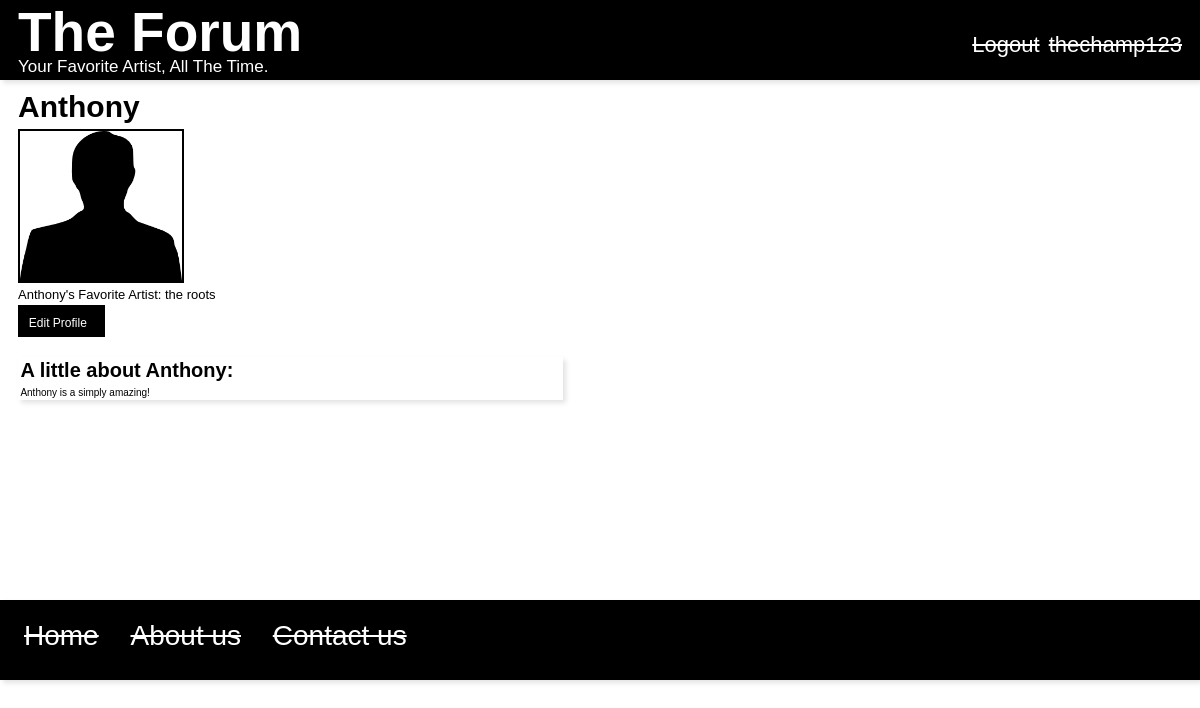
The app's page /moblie_app/views/profile.php (signed in) with its own data.
### tables this page shows
CREATE TABLE `userInfo` (
  `userID` int(100) NOT NULL AUTO_INCREMENT,
  `firstName` varchar(12) NOT NULL,
  `userName` varchar(50) NOT NULL,
  `userEmail` varchar(50) DEFAULT NULL,
  `userPass` varchar(50) NOT NULL,
  `favArtist` varchar(20) NOT NULL,
  `userBio` varchar(200) NOT NULL,
  PRIMARY KEY (`userID`)
);

### moblie_app/ForumModel.php (called while the page is built, shortened)
<?php
class ForumModel{
	private $db;
	public function __construct($dsn, $user, $pass){
		$this->db = mysql_connect("127.0.0.1", "root", "root");
	}
	public function obtainProfileInfo($session){
		$sql = "SELECT * FROM userInfo WHERE userName = '$session'";
		$dataQuery = mysql_query($sql, $this->db);
		$info = mysql_fetch_assoc($dataQuery);
		return $info;
	}
}
?>

### moblie_app/views/profile.php (the view, shortened to what this page needs)
<?php
	require_once("../ForumModel.php");
	$test = new ForumModel(MY_DSN, MY_USER, MY_PASS);
	$iew = $test->obtainProfileInfo($_SESSION['username']);
?>
<!DOCTYPE html>
	<html lang="en">
		<head>
			<link rel="stylesheet" href="../css/main.css">
			<link rel="stylesheet" href="../css/profile.css">
		</head>
		<body>
<header>
<nav id="home_nav">
	<h1 id="logo"><a href="loginHome.php">The Forum</a></h1>
	<p id="saying">Your Favorite Artist, All The Time.</p>
	<ul id="navItems">
		<li><a href="logout.php">Logout</a></li>
		<li><a href="profile.php"><?php echo($_SESSION['username']);?></a></li>
	</ul>
</nav>
</header>
<section id="userInfo">
<h1 id="name"><?php  echo($iew['firstName']);?></h1>
	<img id="profilePic" src="../placeholderPic.png" width="#" height="#"/>
		<p id="favArt"><?php echo($iew['firstName']);?>'s Favorite Artist: <?php echo($iew['favArtist']);?></p>
		<p id="editLink"><a href="editProfile.php">Edit Profile</a></p>
</section>
<div id="userBio">
	<h2 id="bio">A little about <?php echo($iew['firstName']);?>:</h2>
	<p id="theBio"><?php echo($iew['userBio']);?></p>
</div>
<footer>
			<ul id="footer">
				<li><a href="loginHome.php">Home</a></li>
				<li><a href="#">About us</a></li>
				<li><a href="#">Contact us</a></li>
			</ul>
		</footer>
	</body>
</html>

### moblie_app/css/main.css (style rules this page uses)
div,span,h1,h2,h3,h4,h5,h6,hgroup,p,a,section,article,body,li,ul,ol,nav,footer,form,input,label,header { margin: 0; padding: 0; border: none; }
body { font-size: 10px; font-family: Helvetica; margin: 0 auto; }
header { width: 100%; height: 80px; background-color: #000; color: #fff; margin-bottom: 10px; box-shadow: 3px 3px 5px #e3e3e3; }
#logo { font-size: 5.5em; margin-left: 1.5%; margin-bottom: 8px; }
#logo a:link { color: #fff; text-decoration: none; }
#saying { font-size: 1.7em; margin-left: 1.5%; margin-top: -15px; }
#navItems li { list-style: none; display: inline; margin-left: 3px; }
#navItems { font-size: 2.2em; float: right; margin-top: -45px; margin-right: 1.5%; }
#navItems li a:link { color: #fff; text-decoration: line-through; }
footer { width: 100%; height: 60px; background-color: #000; color: #fff; margin-top: 15px; padding-top: 20px; box-shadow: 3px 3px 5px #e3e3e3; }
#footer { font-size: 2.8em; }
#footer li { margin-left: 2%; display: inline; }
#footer li a:link { color: #fff; text-decoration: line-through; }

### moblie_app/css/profile.css (style rules this page uses)
#profilePic { width: 45%; height: 150px; position: relative; border: 2px solid #000; }
#userInfo { margin-left: 1.5%; width: 30%; }
#favArt { margin-top: 2px; margin-bottom: 3px; font-size: 1.3em; font-weight: 500; }
#name { font-size: 3em; font-weight: bold; margin-bottom: 5px; }
#editLink { background-color: #000; width: 65px; height: 10px; padding: 3%; }
#editLink a:link { color: #fff; text-decoration: none; font-size: 1.2em; }
#userBio { margin-top: 20px; margin-left: 1.5%; margin-bottom: 200px; width: 45%; height: auto; padding: .2%; box-shadow: 3px 3px 5px #e3e3e3; }
#bio { font-size: 2em; margin-bottom: 5px; }

### records on screen
userinfo: firstName "Anthony", favArtist "the roots", userBio "Anthony is a simply amazing!"

### other values on screen
$_SESSION['username'] "thechamp123"
